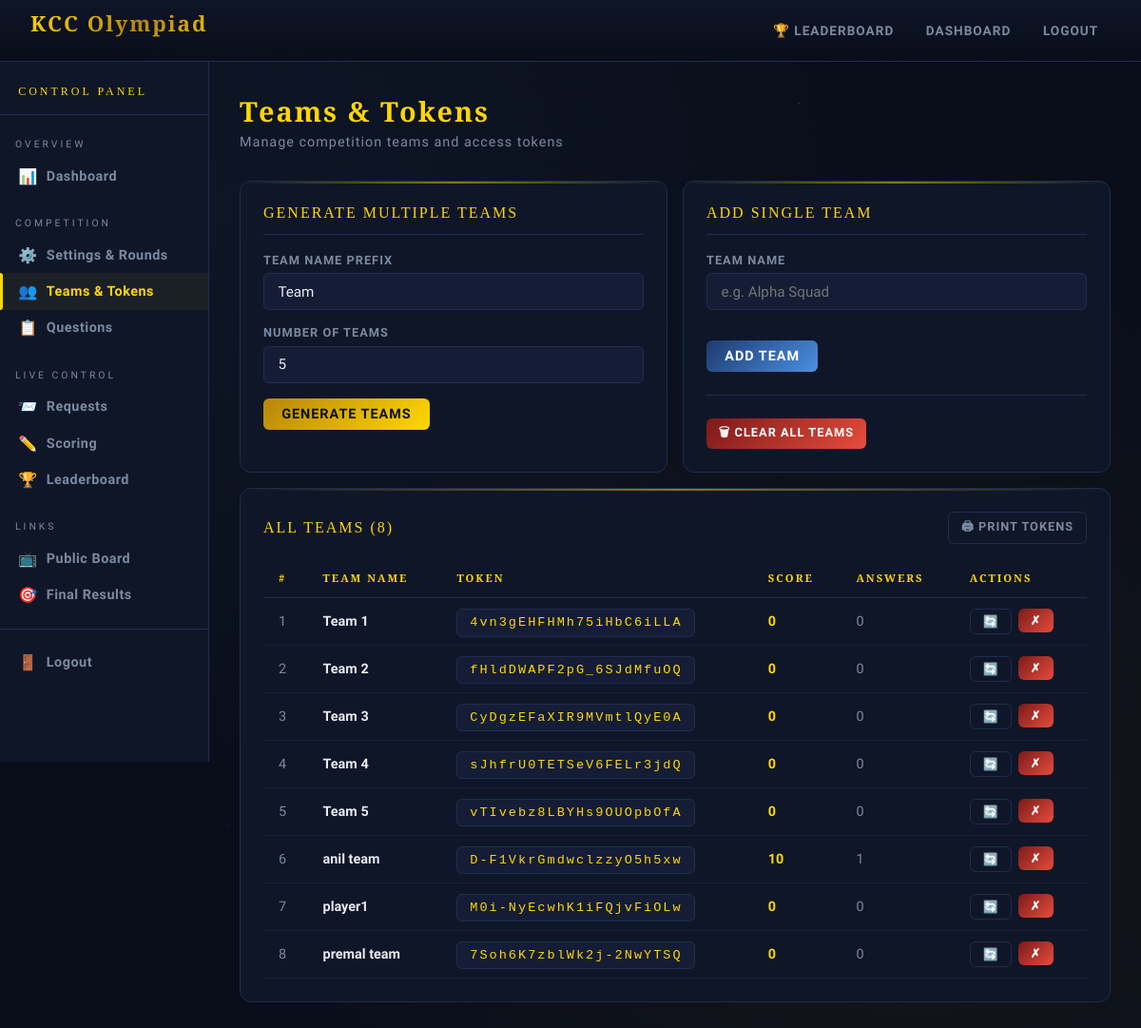
The page /admin-panel/teams/ (signed in) on the database its author committed.
### myapp/models.py (models this page shows, shortened)
class Team(models.Model):
    name = models.CharField(max_length=100, unique=True)
    token = models.CharField(max_length=64, unique=True)
    is_active = models.BooleanField(default=True)
    created_at = models.DateTimeField(auto_now_add=True)
    def get_total_score(self):
        return sum(s.points for s in self.scores.all())

class Score(models.Model):
    team = models.ForeignKey(Team, on_delete=models.CASCADE, related_name='scores')
    answer = models.OneToOneField(Answer, on_delete=models.CASCADE, related_name='score', null=True, blank=True)
    round = models.IntegerField()
    points = models.IntegerField(default=0)
    awarded_at = models.DateTimeField(auto_now=True)
    note = models.CharField(max_length=200, blank=True)

### myapp/views.py (the view)
    def wrapper(request, *args, **kwargs):
        if not request.session.get('is_admin'):
            return redirect('admin_login')
        return view_func(request, *args, **kwargs)

### myapp/views.py (called while the page is built, shortened)
def admin_required(view_func):
    def wrapper(request, *args, **kwargs):
        if not request.session.get('is_admin'):
            return redirect('admin_login')
        return view_func(request, *args, **kwargs)
    wrapper.__name__ = view_func.__name__
    return wrapper

@admin_required
def admin_teams(request):
    teams = Team.objects.all().order_by('name')
    return render(request, 'admin_teams.html', {'teams': teams})

### myapp/templates/admin_teams.html (shortened to what this page needs)
{% extends 'admin_base.html' %}
{% block nav_teams %}active{% endblock %}
{% block admin_content %}
<div class="page-title">Teams & Tokens</div>
<div class="page-subtitle">Manage competition teams and access tokens</div>
<div class="grid grid-2 mb-2">
  <div class="card">
    <div class="card-header">Generate Multiple Teams</div>
    <form method="POST">
      <div class="form-group">
        <label class="form-label">Team Name Prefix</label>
        <input type="text" name="prefix" value="Team" class="form-control">
      </div>
      <div class="form-group">
        <label class="form-label">Number of Teams</label>
        <input type="number" name="count" value="5" min="1" max="50" class="form-control">
      </div>
      <button type="submit" class="btn btn-gold">Generate Teams</button>
    </form>
  </div>
  <div class="card">
    <div class="card-header">Add Single Team</div>
    <form method="POST">
      <div class="form-group">
        <label class="form-label">Team Name</label>
        <input type="text" name="name" class="form-control" placeholder="e.g. Alpha Squad" required>
      </div>
      <button type="submit" class="btn btn-primary" style="margin-top:1rem;">Add Team</button>
    </form>
    <hr>
    <form method="POST" onsubmit="return confirm('Delete ALL teams?')">
      <button type="submit" class="btn btn-danger btn-sm">🗑 Clear All Teams</button>
    </form>
  </div>
</div>
<div class="card">
  <div style="display:flex;justify-content:space-between;align-items:center;margin-bottom:1rem;">
    <div class="card-header" style="margin:0;border:none;padding:0;">All Teams ({{ teams|length }})</div>
    <button onclick="printTokens()" class="btn btn-outline btn-sm">🖨 Print Tokens</button>
  </div>
  {% if teams %}
  <div style="overflow-x:auto;">
    <table class="table" id="teams-table">
      <thead>
        <tr>
          <th>#</th>
          <th>Team Name</th>
          <th>Token</th>
          <th>Score</th>
          <th>Answers</th>
          <th>Actions</th>
        </tr>
      </thead>
      <tbody>
        {% for team in teams %}
        <tr>
          <td style="color:var(--muted);">{{ forloop.counter }}</td>
          <td><strong>{{ team.name }}</strong></td>
          <td><span class="token-box">{{ team.token }}</span></td>
          <td style="color:var(--gold);font-weight:700;">{{ team.get_total_score }}</td>
          <td style="color:var(--muted);">{{ team.answers.count }}</td>
          <td>
            <div style="display:flex;gap:0.4rem;">
              <form method="POST" style="margin:0;">
                <button type="submit" class="btn btn-outline btn-sm" title="Regenerate token">🔄</button>
              </form>
              <form method="POST" style="margin:0;" onsubmit="return confirm('Delete {{ team.name }}?')">
                <button type="submit" class="btn btn-danger btn-sm">✗</button>
              </form>
            </div>
          </td>
        </tr>
        {% endfor %}
      </tbody>
    </table>
  </div>
  {% else %}
  <div style="text-align:center;padding:3rem;color:var(--muted);">
    No teams yet. Generate or add teams above.
  </div>
  {% endif %}
</div>
{% endblock %}

### myapp/templates/base.html (style rules this page uses)
:root { --gold: #ffd700; --gold-dark: #b8860b; --gold-light: #fff0a0; --deep: #0a0e1a; --panel: #0f1628; --panel2: #141d35; --border: #1e2d50; --accent: #4a90e2; --success: #2ecc71; --danger: #e74c3c; --warning: #f39c12; --text: #e8eaf0; --muted: #7a8aa0; }
* { box-sizing: border-box; margin: 0; padding: 0; }
body { font-family: "Rajdhani", sans-serif; background: var(--deep); color: var(--text); min-height: 100vh; background-image: radial-gradient( ellipse at 20% 20%, rgba(74, 144, 226, 0.06) 0%, transparent 50% ), radial-gradient( ellipse at 80% 80%, rgba(255, 215, 0, 0.04) 0%, transparent 50% ); }
body::before { content: ""; position: fixed; inset: 0; background-image: radial-gradient( 1px 1px at 10% 15%, rgba(255, 255, 255, 0.3) 0%, transparent 100% ), radial-gradient( 1px 1px at 30% 60%, rgba(255, 255, 255, 0.2) 0%, transparent 100% ), radial-gradient( 1px 1px at 60% 25%, rgba(255, 255, 255, 0.25) 0%, transparent 100% ), radial-gradient( 1px 1px at 80% 70%, rgba(255, 255, 255, 0.15) 0%, transparent 100% ), radial-gradient( 1px 1px at 50% 90%, rgba(255, 255, 255, 0.2) 0%, transparent 100% ), radial-gradient( 1px 1px at 90% 40%, rgba(255, 255, 255, 0.25) 0%, transparent 100% ), radial-gradient( 2px 2px at 70% 10%, rgba(255, 215, 0, 0.15) 0%, transparent 100% ), radial-gradient( 2px 2px at 20% 80%, rgba(74, 144, 226, 0.1) 0%, transparent 100% ); pointer-events: none; z-index: 0; }
.card { background: var(--panel); border: 1px solid var(--border); border-radius: 12px; padding: 1.5rem; position: relative; overflow: hidden; }
.card::before { content: ""; position: absolute; top: 0; left: 0; right: 0; height: 2px; background: linear-gradient( 90deg, transparent, var(--gold), transparent ); opacity: 0.5; }
.card-header { font-family: "Cinzel", serif; font-size: 1rem; color: var(--gold); letter-spacing: 2px; text-transform: uppercase; margin-bottom: 1.2rem; padding-bottom: 0.8rem; border-bottom: 1px solid var(--border); }
.btn { display: inline-flex; align-items: center; gap: 0.4rem; padding: 0.5rem 1.2rem; border-radius: 6px; border: none; cursor: pointer; font-family: "Rajdhani", sans-serif; font-size: 0.9rem; font-weight: 700; letter-spacing: 1px; text-transform: uppercase; text-decoration: none; transition: all 0.2s; }
.btn-gold { background: linear-gradient(135deg, var(--gold-dark), var(--gold)); color: var(--deep); }
.btn-primary { background: linear-gradient(135deg, #1e3a6e, var(--accent)); color: white; }
.btn-danger { background: linear-gradient(135deg, #7b1a1a, var(--danger)); color: white; }
.btn-sm { padding: 0.3rem 0.8rem; font-size: 0.8rem; }
.btn-outline { background: transparent; border: 1px solid var(--border); color: var(--muted); }
.form-group { margin-bottom: 1rem; }
.form-label { display: block; font-size: 0.8rem; font-weight: 600; letter-spacing: 1px; text-transform: uppercase; color: var(--muted); margin-bottom: 0.4rem; }
.form-control { width: 100%; background: var(--panel2); border: 1px solid var(--border); border-radius: 6px; padding: 0.6rem 0.9rem; color: var(--text); font-family: "Rajdhani", sans-serif; font-size: 0.95rem; transition: border-color 0.2s; }
.table { width: 100%; border-collapse: collapse; font-size: 0.9rem; }
.table th { font-family: "Cinzel", serif; font-size: 0.7rem; letter-spacing: 2px; text-transform: uppercase; color: var(--gold); padding: 0.8rem 1rem; text-align: left; border-bottom: 1px solid var(--border); }
.table td { padding: 0.7rem 1rem; border-bottom: 1px solid rgba(30, 45, 80, 0.5); color: var(--text); }
.grid { display: grid; gap: 1rem; }
.grid-2 { grid-template-columns: repeat(2, 1fr); }
.page-title { font-family: "Cinzel", serif; font-size: 1.8rem; font-weight: 700; color: var(--gold); margin-bottom: 0.3rem; letter-spacing: 2px; }
.page-subtitle { color: var(--muted); font-size: 0.9rem; margin-bottom: 2rem; letter-spacing: 1px; }
.token-box { background: var(--panel2); border: 1px solid var(--border); border-radius: 6px; padding: 0.4rem 0.8rem; font-family: "Courier New", monospace; font-size: 0.85rem; color: var(--gold); letter-spacing: 2px; }
hr { border: none; border-top: 1px solid var(--border); margin: 1.5rem 0; }
.mb-2 { margin-bottom: 1rem; }

### myapp/templates/admin_teams.html (style rules this page uses)
body { background: white !important; color: black !important; font-family: Arial, sans-serif; }

### rows shown on the page
Team: name "Team 1", token "4vn3gEHFHMh75iHbC6iLLA", get_total_score "0", answers.count "0"
Team: name "Team 2", token "fHldDWAPF2pG_6SJdMfuOQ", get_total_score "0", answers.count "0"
Team: name "Team 3", token "CyDgzEFaXIR9MVmtlQyE0A", get_total_score "0", answers.count "0"
Team: name "Team 4", token "sJhfrU0TETSeV6FELr3jdQ", get_total_score "0", answers.count "0"
Team: name "Team 5", token "vTIvebz8LBYHs9OUOpbOfA", get_total_score "0", answers.count "0"
Team: name "anil team", token "D-F1VkrGmdwclzzyO5h5xw", get_total_score "10", answers.count "1"
Team: name "player1", token "M0i-NyEcwhK1iFQjvFiOLw", get_total_score "0", answers.count "0"
Team: name "premal team", token "7Soh6K7zblWk2j-2NwYTSQ", get_total_score "0", answers.count "0"

### other values the page prints
{{ teams|length }} "8"
